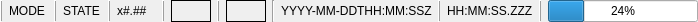
<?xml version="1.0" encoding="UTF-8"?>
<ui version="4.0">
 <class>SimControllerStatusBarWidget</class>
 <widget class="QWidget" name="SimControllerStatusBarWidget">
  <property name="geometry">
   <rect>
    <x>0</x>
    <y>0</y>
    <width>698</width>
    <height>21</height>
   </rect>
  </property>
  <layout class="QHBoxLayout" name="horizontalLayout_9">
   <property name="leftMargin">
    <number>0</number>
   </property>
   <property name="topMargin">
    <number>0</number>
   </property>
   <property name="rightMargin">
    <number>0</number>
   </property>
   <property name="bottomMargin">
    <number>0</number>
   </property>
   <item>
    <widget class="Line" name="line_8">
     <property name="frameShadow">
      <enum>QFrame::Shadow::Raised</enum>
     </property>
     <property name="orientation">
      <enum>Qt::Orientation::Vertical</enum>
     </property>
    </widget>
   </item>
   <item>
    <widget class="QWidget" name="mSimModeWidget" native="true">
     <layout class="QHBoxLayout" name="horizontalLayout_7">
      <property name="leftMargin">
       <number>0</number>
      </property>
      <property name="topMargin">
       <number>0</number>
      </property>
      <property name="rightMargin">
       <number>0</number>
      </property>
      <property name="bottomMargin">
       <number>0</number>
      </property>
      <item>
       <widget class="QLabel" name="mSimModeLabel">
        <property name="toolTip">
         <string>Simulation Mode</string>
        </property>
        <property name="text">
         <string>MODE</string>
        </property>
       </widget>
      </item>
      <item>
       <widget class="Line" name="line_6">
        <property name="frameShadow">
         <enum>QFrame::Shadow::Raised</enum>
        </property>
        <property name="orientation">
         <enum>Qt::Orientation::Vertical</enum>
        </property>
       </widget>
      </item>
     </layout>
    </widget>
   </item>
   <item>
    <widget class="QWidget" name="mSimStateWidget" native="true">
     <layout class="QHBoxLayout" name="horizontalLayout_2">
      <property name="leftMargin">
       <number>0</number>
      </property>
      <property name="topMargin">
       <number>0</number>
      </property>
      <property name="rightMargin">
       <number>0</number>
      </property>
      <property name="bottomMargin">
       <number>0</number>
      </property>
      <item>
       <widget class="QLabel" name="mSimStateLabel">
        <property name="toolTip">
         <string>Simulation State</string>
        </property>
        <property name="text">
         <string>STATE</string>
        </property>
       </widget>
      </item>
      <item>
       <widget class="Line" name="line_3">
        <property name="frameShadow">
         <enum>QFrame::Shadow::Raised</enum>
        </property>
        <property name="orientation">
         <enum>Qt::Orientation::Vertical</enum>
        </property>
       </widget>
      </item>
     </layout>
    </widget>
   </item>
   <item>
    <widget class="QWidget" name="mClockRateWidget" native="true">
     <layout class="QHBoxLayout" name="horizontalLayout_3">
      <property name="leftMargin">
       <number>0</number>
      </property>
      <property name="topMargin">
       <number>0</number>
      </property>
      <property name="rightMargin">
       <number>0</number>
      </property>
      <property name="bottomMargin">
       <number>0</number>
      </property>
      <item>
       <widget class="QLabel" name="mClockRateLabel">
        <property name="toolTip">
         <string>Simulation Clock Rate</string>
        </property>
        <property name="text">
         <string>x#.##</string>
        </property>
       </widget>
      </item>
      <item>
       <widget class="Line" name="line_2">
        <property name="frameShadow">
         <enum>QFrame::Shadow::Raised</enum>
        </property>
        <property name="orientation">
         <enum>Qt::Orientation::Vertical</enum>
        </property>
       </widget>
      </item>
     </layout>
    </widget>
   </item>
   <item>
    <widget class="QWidget" name="mTimeBehindWidget" native="true">
     <layout class="QHBoxLayout" name="horizontalLayout_8">
      <property name="leftMargin">
       <number>0</number>
      </property>
      <property name="topMargin">
       <number>0</number>
      </property>
      <property name="rightMargin">
       <number>0</number>
      </property>
      <property name="bottomMargin">
       <number>0</number>
      </property>
      <item>
       <widget class="QLabel" name="mTimeBehindLabel">
        <property name="minimumSize">
         <size>
          <width>40</width>
          <height>20</height>
         </size>
        </property>
        <property name="toolTip">
         <string>Simulation Time Behind</string>
        </property>
        <property name="autoFillBackground">
         <bool>false</bool>
        </property>
        <property name="frameShape">
         <enum>QFrame::Shape::Box</enum>
        </property>
        <property name="text">
         <string/>
        </property>
        <property name="alignment">
         <set>Qt::AlignmentFlag::AlignCenter</set>
        </property>
       </widget>
      </item>
      <item>
       <widget class="Line" name="line_7">
        <property name="frameShadow">
         <enum>QFrame::Shadow::Raised</enum>
        </property>
        <property name="orientation">
         <enum>Qt::Orientation::Vertical</enum>
        </property>
       </widget>
      </item>
     </layout>
    </widget>
   </item>
   <item>
    <widget class="QWidget" name="mOtherSimulationsBehindWidget" native="true">
     <layout class="QHBoxLayout" name="horizontalLayout_10">
      <property name="leftMargin">
       <number>0</number>
      </property>
      <property name="topMargin">
       <number>0</number>
      </property>
      <property name="rightMargin">
       <number>0</number>
      </property>
      <property name="bottomMargin">
       <number>0</number>
      </property>
      <item>
       <widget class="QLabel" name="mOtherSimulationsBehindLabel">
        <property name="minimumSize">
         <size>
          <width>40</width>
          <height>20</height>
         </size>
        </property>
        <property name="toolTip">
         <string>Other Simulations Behind</string>
        </property>
        <property name="frameShape">
         <enum>QFrame::Shape::Box</enum>
        </property>
        <property name="text">
         <string/>
        </property>
       </widget>
      </item>
      <item>
       <widget class="Line" name="line_9">
        <property name="orientation">
         <enum>Qt::Orientation::Vertical</enum>
        </property>
       </widget>
      </item>
     </layout>
    </widget>
   </item>
   <item>
    <widget class="QWidget" name="mWallTimeWidget" native="true">
     <layout class="QHBoxLayout" name="horizontalLayout_4">
      <property name="leftMargin">
       <number>0</number>
      </property>
      <property name="topMargin">
       <number>0</number>
      </property>
      <property name="rightMargin">
       <number>0</number>
      </property>
      <property name="bottomMargin">
       <number>0</number>
      </property>
      <item>
       <widget class="QLabel" name="mWallTimeLabel">
        <property name="toolTip">
         <string>Current Wall Time</string>
        </property>
        <property name="text">
         <string>YYYY-MM-DDTHH:MM:SSZ</string>
        </property>
       </widget>
      </item>
      <item>
       <widget class="Line" name="line_4">
        <property name="frameShadow">
         <enum>QFrame::Shadow::Raised</enum>
        </property>
        <property name="orientation">
         <enum>Qt::Orientation::Vertical</enum>
        </property>
       </widget>
      </item>
     </layout>
    </widget>
   </item>
   <item>
    <widget class="QWidget" name="mSimTimeWidget" native="true">
     <layout class="QHBoxLayout" name="horizontalLayout_5">
      <property name="leftMargin">
       <number>0</number>
      </property>
      <property name="topMargin">
       <number>0</number>
      </property>
      <property name="rightMargin">
       <number>0</number>
      </property>
      <property name="bottomMargin">
       <number>0</number>
      </property>
      <item>
       <widget class="wkf::TimeLabel" name="mSimTimeLabel">
        <property name="toolTip">
         <string>Current Simulation Time</string>
        </property>
        <property name="text">
         <string>HH:MM:SS.ZZZ</string>
        </property>
       </widget>
      </item>
      <item>
       <widget class="Line" name="line">
        <property name="frameShadow">
         <enum>QFrame::Shadow::Raised</enum>
        </property>
        <property name="orientation">
         <enum>Qt::Orientation::Vertical</enum>
        </property>
       </widget>
      </item>
     </layout>
    </widget>
   </item>
   <item>
    <widget class="QWidget" name="mProgressWidget" native="true">
     <layout class="QHBoxLayout" name="horizontalLayout">
      <property name="leftMargin">
       <number>0</number>
      </property>
      <property name="topMargin">
       <number>0</number>
      </property>
      <property name="rightMargin">
       <number>0</number>
      </property>
      <property name="bottomMargin">
       <number>0</number>
      </property>
      <item>
       <widget class="QProgressBar" name="mProgressBar">
        <property name="sizePolicy">
         <sizepolicy hsizetype="Fixed" vsizetype="Fixed">
          <horstretch>0</horstretch>
          <verstretch>0</verstretch>
         </sizepolicy>
        </property>
        <property name="minimumSize">
         <size>
          <width>150</width>
          <height>0</height>
         </size>
        </property>
        <property name="toolTip">
         <string>Simulation Progress</string>
        </property>
        <property name="value">
         <number>24</number>
        </property>
       </widget>
      </item>
     </layout>
    </widget>
   </item>
  </layout>
 </widget>
 <customwidgets>
  <customwidget>
   <class>wkf::TimeLabel</class>
   <extends>QLabel</extends>
   <header>WkfUnitTypes.hpp</header>
  </customwidget>
 </customwidgets>
 <resources/>
 <connections/>
</ui>
